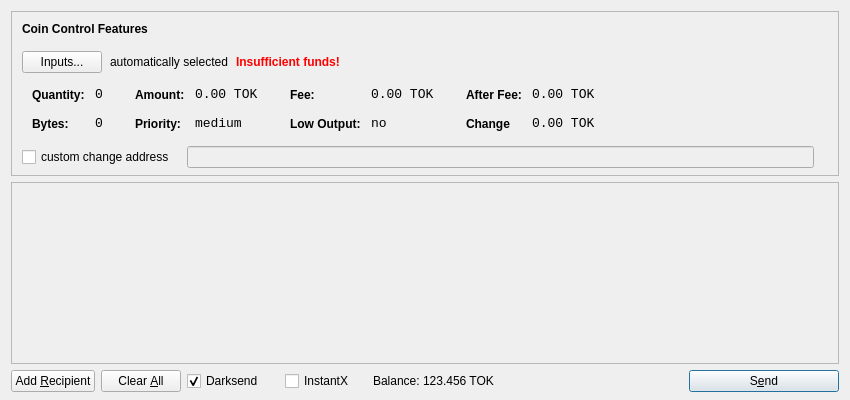
<?xml version="1.0" encoding="UTF-8"?>
<ui version="4.0">
 <class>SendCoinsDialog</class>
 <widget class="QDialog" name="SendCoinsDialog">
  <property name="geometry">
   <rect>
    <x>0</x>
    <y>0</y>
    <width>850</width>
    <height>400</height>
   </rect>
  </property>
  <property name="windowTitle">
   <string>Send Coins</string>
  </property>
  <layout class="QVBoxLayout" name="verticalLayout" stretch="0,1,0">
   <property name="bottomMargin">
    <number>8</number>
   </property>
   <item>
    <widget class="QFrame" name="frameCoinControl">
     <property name="sizePolicy">
      <sizepolicy hsizetype="Expanding" vsizetype="Expanding">
       <horstretch>0</horstretch>
       <verstretch>0</verstretch>
      </sizepolicy>
     </property>
     <property name="maximumSize">
      <size>
       <width>16777215</width>
       <height>16777215</height>
      </size>
     </property>
     <property name="frameShape">
      <enum>QFrame::StyledPanel</enum>
     </property>
     <property name="frameShadow">
      <enum>QFrame::Sunken</enum>
     </property>
     <layout class="QVBoxLayout" name="verticalLayoutCoinControl2">
      <property name="spacing">
       <number>-1</number>
      </property>
      <property name="leftMargin">
       <number>0</number>
      </property>
      <property name="topMargin">
       <number>0</number>
      </property>
      <property name="rightMargin">
       <number>0</number>
      </property>
      <property name="bottomMargin">
       <number>6</number>
      </property>
      <item>
       <layout class="QVBoxLayout" name="verticalLayoutCoinControl" stretch="0,0,0,0,1">
        <property name="spacing">
         <number>0</number>
        </property>
        <property name="leftMargin">
         <number>10</number>
        </property>
        <property name="topMargin">
         <number>10</number>
        </property>
        <item>
         <layout class="QHBoxLayout" name="horizontalLayoutCoinControl1">
          <property name="bottomMargin">
           <number>15</number>
          </property>
          <item>
           <widget class="QLabel" name="labelCoinControlFeatures">
            <property name="sizePolicy">
             <sizepolicy hsizetype="Preferred" vsizetype="Maximum">
              <horstretch>0</horstretch>
              <verstretch>0</verstretch>
             </sizepolicy>
            </property>
            <property name="font">
             <font>
              <weight>75</weight>
              <bold>true</bold>
             </font>
            </property>
            <property name="styleSheet">
             <string notr="true">font-weight:bold;</string>
            </property>
            <property name="text">
             <string>Coin Control Features</string>
            </property>
           </widget>
          </item>
         </layout>
        </item>
        <item>
         <layout class="QHBoxLayout" name="horizontalLayoutCoinControl2" stretch="0,0,0,0">
          <property name="spacing">
           <number>8</number>
          </property>
          <property name="bottomMargin">
           <number>10</number>
          </property>
          <item>
           <widget class="QPushButton" name="pushButtonCoinControl">
            <property name="styleSheet">
             <string notr="true"/>
            </property>
            <property name="text">
             <string>Inputs...</string>
            </property>
           </widget>
          </item>
          <item>
           <widget class="QLabel" name="labelCoinControlAutomaticallySelected">
            <property name="text">
             <string>automatically selected</string>
            </property>
            <property name="margin">
             <number>5</number>
            </property>
           </widget>
          </item>
          <item>
           <widget class="QLabel" name="labelCoinControlInsuffFunds">
            <property name="font">
             <font>
              <weight>75</weight>
              <bold>true</bold>
             </font>
            </property>
            <property name="styleSheet">
             <string notr="true">color:red;font-weight:bold;</string>
            </property>
            <property name="text">
             <string>Insufficient funds!</string>
            </property>
            <property name="margin">
             <number>5</number>
            </property>
           </widget>
          </item>
          <item>
           <spacer name="horizontalSpacerCoinControl">
            <property name="orientation">
             <enum>Qt::Horizontal</enum>
            </property>
            <property name="sizeHint" stdset="0">
             <size>
              <width>40</width>
              <height>1</height>
             </size>
            </property>
           </spacer>
          </item>
         </layout>
        </item>
        <item>
         <widget class="QWidget" name="widgetCoinControl" native="true">
          <property name="sizePolicy">
           <sizepolicy hsizetype="Preferred" vsizetype="Preferred">
            <horstretch>0</horstretch>
            <verstretch>0</verstretch>
           </sizepolicy>
          </property>
          <property name="minimumSize">
           <size>
            <width>0</width>
            <height>0</height>
           </size>
          </property>
          <property name="styleSheet">
           <string notr="true"/>
          </property>
          <layout class="QHBoxLayout" name="horizontalLayoutCoinControl5">
           <property name="margin">
            <number>0</number>
           </property>
           <item>
            <layout class="QHBoxLayout" name="horizontalLayoutCoinControl3" stretch="0,0,0,1">
             <property name="spacing">
              <number>20</number>
             </property>
             <property name="topMargin">
              <number>0</number>
             </property>
             <property name="bottomMargin">
              <number>10</number>
             </property>
             <item>
              <layout class="QFormLayout" name="formLayoutCoinControl1">
               <property name="horizontalSpacing">
                <number>10</number>
               </property>
               <property name="verticalSpacing">
                <number>14</number>
               </property>
               <property name="leftMargin">
                <number>10</number>
               </property>
               <property name="topMargin">
                <number>4</number>
               </property>
               <property name="rightMargin">
                <number>6</number>
               </property>
               <item row="0" column="0">
                <widget class="QLabel" name="labelCoinControlQuantityText">
                 <property name="styleSheet">
                  <string notr="true">font-weight:bold;</string>
                 </property>
                 <property name="text">
                  <string>Quantity:</string>
                 </property>
                 <property name="margin">
                  <number>0</number>
                 </property>
                </widget>
               </item>
               <item row="0" column="1">
                <widget class="QLabel" name="labelCoinControlQuantity">
                 <property name="font">
                  <font>
                   <family>Monospace</family>
                   <pointsize>10</pointsize>
                  </font>
                 </property>
                 <property name="cursor">
                  <cursorShape>IBeamCursor</cursorShape>
                 </property>
                 <property name="contextMenuPolicy">
                  <enum>Qt::ActionsContextMenu</enum>
                 </property>
                 <property name="text">
                  <string>0</string>
                 </property>
                 <property name="margin">
                  <number>0</number>
                 </property>
                 <property name="textInteractionFlags">
                  <set>Qt::LinksAccessibleByMouse|Qt::TextSelectableByKeyboard|Qt::TextSelectableByMouse</set>
                 </property>
                </widget>
               </item>
               <item row="1" column="0">
                <widget class="QLabel" name="labelCoinControlBytesText">
                 <property name="styleSheet">
                  <string notr="true">font-weight:bold;</string>
                 </property>
                 <property name="text">
                  <string>Bytes:</string>
                 </property>
                </widget>
               </item>
               <item row="1" column="1">
                <widget class="QLabel" name="labelCoinControlBytes">
                 <property name="font">
                  <font>
                   <family>Monospace</family>
                   <pointsize>10</pointsize>
                  </font>
                 </property>
                 <property name="cursor">
                  <cursorShape>IBeamCursor</cursorShape>
                 </property>
                 <property name="contextMenuPolicy">
                  <enum>Qt::ActionsContextMenu</enum>
                 </property>
                 <property name="text">
                  <string>0</string>
                 </property>
                 <property name="textInteractionFlags">
                  <set>Qt::LinksAccessibleByMouse|Qt::TextSelectableByKeyboard|Qt::TextSelectableByMouse</set>
                 </property>
                </widget>
               </item>
              </layout>
             </item>
             <item>
              <layout class="QFormLayout" name="formLayoutCoinControl2">
               <property name="horizontalSpacing">
                <number>10</number>
               </property>
               <property name="verticalSpacing">
                <number>14</number>
               </property>
               <property name="leftMargin">
                <number>6</number>
               </property>
               <property name="topMargin">
                <number>4</number>
               </property>
               <property name="rightMargin">
                <number>6</number>
               </property>
               <item row="0" column="0">
                <widget class="QLabel" name="labelCoinControlAmountText">
                 <property name="styleSheet">
                  <string notr="true">font-weight:bold;</string>
                 </property>
                 <property name="text">
                  <string>Amount:</string>
                 </property>
                 <property name="margin">
                  <number>0</number>
                 </property>
                </widget>
               </item>
               <item row="0" column="1">
                <widget class="QLabel" name="labelCoinControlAmount">
                 <property name="font">
                  <font>
                   <family>Monospace</family>
                   <pointsize>10</pointsize>
                  </font>
                 </property>
                 <property name="cursor">
                  <cursorShape>IBeamCursor</cursorShape>
                 </property>
                 <property name="contextMenuPolicy">
                  <enum>Qt::ActionsContextMenu</enum>
                 </property>
                 <property name="text">
                  <string>0.00 TOK</string>
                 </property>
                 <property name="textInteractionFlags">
                  <set>Qt::LinksAccessibleByMouse|Qt::TextSelectableByKeyboard|Qt::TextSelectableByMouse</set>
                 </property>
                </widget>
               </item>
               <item row="1" column="0">
                <widget class="QLabel" name="labelCoinControlPriorityText">
                 <property name="styleSheet">
                  <string notr="true">font-weight:bold;</string>
                 </property>
                 <property name="text">
                  <string>Priority:</string>
                 </property>
                </widget>
               </item>
               <item row="1" column="1">
                <widget class="QLabel" name="labelCoinControlPriority">
                 <property name="font">
                  <font>
                   <family>Monospace</family>
                   <pointsize>10</pointsize>
                  </font>
                 </property>
                 <property name="cursor">
                  <cursorShape>IBeamCursor</cursorShape>
                 </property>
                 <property name="contextMenuPolicy">
                  <enum>Qt::ActionsContextMenu</enum>
                 </property>
                 <property name="text">
                  <string>medium</string>
                 </property>
                 <property name="textInteractionFlags">
                  <set>Qt::LinksAccessibleByMouse|Qt::TextSelectableByKeyboard|Qt::TextSelectableByMouse</set>
                 </property>
                </widget>
               </item>
              </layout>
             </item>
             <item>
              <layout class="QFormLayout" name="formLayoutCoinControl3">
               <property name="horizontalSpacing">
                <number>10</number>
               </property>
               <property name="verticalSpacing">
                <number>14</number>
               </property>
               <property name="leftMargin">
                <number>6</number>
               </property>
               <property name="topMargin">
                <number>4</number>
               </property>
               <property name="rightMargin">
                <number>6</number>
               </property>
               <item row="0" column="0">
                <widget class="QLabel" name="labelCoinControlFeeText">
                 <property name="styleSheet">
                  <string notr="true">font-weight:bold;</string>
                 </property>
                 <property name="text">
                  <string>Fee:</string>
                 </property>
                 <property name="margin">
                  <number>0</number>
                 </property>
                </widget>
               </item>
               <item row="0" column="1">
                <widget class="QLabel" name="labelCoinControlFee">
                 <property name="font">
                  <font>
                   <family>Monospace</family>
                   <pointsize>10</pointsize>
                  </font>
                 </property>
                 <property name="cursor">
                  <cursorShape>IBeamCursor</cursorShape>
                 </property>
                 <property name="contextMenuPolicy">
                  <enum>Qt::ActionsContextMenu</enum>
                 </property>
                 <property name="text">
                  <string>0.00 TOK</string>
                 </property>
                 <property name="textInteractionFlags">
                  <set>Qt::LinksAccessibleByMouse|Qt::TextSelectableByKeyboard|Qt::TextSelectableByMouse</set>
                 </property>
                </widget>
               </item>
               <item row="1" column="0">
                <widget class="QLabel" name="labelCoinControlLowOutputText">
                 <property name="styleSheet">
                  <string notr="true">font-weight:bold;</string>
                 </property>
                 <property name="text">
                  <string>Low Output:</string>
                 </property>
                </widget>
               </item>
               <item row="1" column="1">
                <widget class="QLabel" name="labelCoinControlLowOutput">
                 <property name="font">
                  <font>
                   <family>Monospace</family>
                   <pointsize>10</pointsize>
                  </font>
                 </property>
                 <property name="cursor">
                  <cursorShape>IBeamCursor</cursorShape>
                 </property>
                 <property name="contextMenuPolicy">
                  <enum>Qt::ActionsContextMenu</enum>
                 </property>
                 <property name="text">
                  <string>no</string>
                 </property>
                 <property name="textInteractionFlags">
                  <set>Qt::LinksAccessibleByMouse|Qt::TextSelectableByKeyboard|Qt::TextSelectableByMouse</set>
                 </property>
                </widget>
               </item>
              </layout>
             </item>
             <item>
              <layout class="QFormLayout" name="formLayoutCoinControl4">
               <property name="horizontalSpacing">
                <number>10</number>
               </property>
               <property name="verticalSpacing">
                <number>14</number>
               </property>
               <property name="leftMargin">
                <number>6</number>
               </property>
               <property name="topMargin">
                <number>4</number>
               </property>
               <property name="rightMargin">
                <number>6</number>
               </property>
               <item row="0" column="0">
                <widget class="QLabel" name="labelCoinControlAfterFeeText">
                 <property name="styleSheet">
                  <string notr="true">font-weight:bold;</string>
                 </property>
                 <property name="text">
                  <string>After Fee:</string>
                 </property>
                 <property name="margin">
                  <number>0</number>
                 </property>
                </widget>
               </item>
               <item row="0" column="1">
                <widget class="QLabel" name="labelCoinControlAfterFee">
                 <property name="font">
                  <font>
                   <family>Monospace</family>
                   <pointsize>10</pointsize>
                  </font>
                 </property>
                 <property name="cursor">
                  <cursorShape>IBeamCursor</cursorShape>
                 </property>
                 <property name="contextMenuPolicy">
                  <enum>Qt::ActionsContextMenu</enum>
                 </property>
                 <property name="text">
                  <string>0.00 TOK</string>
                 </property>
                 <property name="textInteractionFlags">
                  <set>Qt::LinksAccessibleByMouse|Qt::TextSelectableByKeyboard|Qt::TextSelectableByMouse</set>
                 </property>
                </widget>
               </item>
               <item row="1" column="0">
                <widget class="QLabel" name="labelCoinControlChangeText">
                 <property name="styleSheet">
                  <string notr="true">font-weight:bold;</string>
                 </property>
                 <property name="text">
                  <string>Change</string>
                 </property>
                </widget>
               </item>
               <item row="1" column="1">
                <widget class="QLabel" name="labelCoinControlChange">
                 <property name="font">
                  <font>
                   <family>Monospace</family>
                   <pointsize>10</pointsize>
                  </font>
                 </property>
                 <property name="cursor">
                  <cursorShape>IBeamCursor</cursorShape>
                 </property>
                 <property name="contextMenuPolicy">
                  <enum>Qt::ActionsContextMenu</enum>
                 </property>
                 <property name="text">
                  <string>0.00 TOK</string>
                 </property>
                 <property name="textInteractionFlags">
                  <set>Qt::LinksAccessibleByMouse|Qt::TextSelectableByKeyboard|Qt::TextSelectableByMouse</set>
                 </property>
                </widget>
               </item>
              </layout>
             </item>
            </layout>
           </item>
          </layout>
         </widget>
        </item>
        <item>
         <layout class="QHBoxLayout" name="horizontalLayoutCoinControl4" stretch="0,0,0">
          <property name="spacing">
           <number>12</number>
          </property>
          <property name="sizeConstraint">
           <enum>QLayout::SetDefaultConstraint</enum>
          </property>
          <property name="topMargin">
           <number>5</number>
          </property>
          <property name="rightMargin">
           <number>5</number>
          </property>
          <item>
           <widget class="QCheckBox" name="checkBoxCoinControlChange">
            <property name="text">
             <string>custom change address</string>
            </property>
           </widget>
          </item>
          <item>
           <widget class="QLineEdit" name="lineEditCoinControlChange">
            <property name="enabled">
             <bool>false</bool>
            </property>
            <property name="sizePolicy">
             <sizepolicy hsizetype="Expanding" vsizetype="Fixed">
              <horstretch>0</horstretch>
              <verstretch>0</verstretch>
             </sizepolicy>
            </property>
           </widget>
          </item>
          <item>
           <widget class="QLabel" name="labelCoinControlChangeLabel">
            <property name="sizePolicy">
             <sizepolicy hsizetype="Preferred" vsizetype="Expanding">
              <horstretch>0</horstretch>
              <verstretch>0</verstretch>
             </sizepolicy>
            </property>
            <property name="minimumSize">
             <size>
              <width>0</width>
              <height>0</height>
             </size>
            </property>
            <property name="text">
             <string/>
            </property>
            <property name="margin">
             <number>3</number>
            </property>
           </widget>
          </item>
         </layout>
        </item>
        <item>
         <spacer name="verticalSpacerCoinControl">
          <property name="orientation">
           <enum>Qt::Vertical</enum>
          </property>
          <property name="sizeHint" stdset="0">
           <size>
            <width>800</width>
            <height>1</height>
           </size>
          </property>
         </spacer>
        </item>
       </layout>
      </item>
     </layout>
    </widget>
   </item>
   <item>
    <widget class="QScrollArea" name="scrollArea">
     <property name="widgetResizable">
      <bool>true</bool>
     </property>
     <widget class="QWidget" name="scrollAreaWidgetContents">
      <property name="geometry">
       <rect>
        <x>0</x>
        <y>0</y>
        <width>830</width>
        <height>165</height>
       </rect>
      </property>
      <layout class="QVBoxLayout" name="verticalLayout_2">
       <property name="margin">
        <number>0</number>
       </property>
       <item>
        <layout class="QVBoxLayout" name="entries">
         <property name="spacing">
          <number>6</number>
         </property>
        </layout>
       </item>
       <item>
        <spacer name="verticalSpacer">
         <property name="orientation">
          <enum>Qt::Vertical</enum>
         </property>
         <property name="sizeHint" stdset="0">
          <size>
           <width>20</width>
           <height>40</height>
          </size>
         </property>
        </spacer>
       </item>
      </layout>
     </widget>
    </widget>
   </item>
   <item>
    <layout class="QHBoxLayout" name="horizontalLayout">
     <item>
      <widget class="QPushButton" name="addButton">
       <property name="toolTip">
        <string>Send to multiple recipients at once</string>
       </property>
       <property name="text">
        <string>Add &amp;Recipient</string>
       </property>
       <property name="autoDefault">
        <bool>false</bool>
       </property>
      </widget>
     </item>
     <item>
      <widget class="QPushButton" name="clearButton">
       <property name="sizePolicy">
        <sizepolicy hsizetype="Minimum" vsizetype="Fixed">
         <horstretch>0</horstretch>
         <verstretch>0</verstretch>
        </sizepolicy>
       </property>
       <property name="toolTip">
        <string>Remove all transaction fields</string>
       </property>
       <property name="text">
        <string>Clear &amp;All</string>
       </property>
       <property name="autoRepeatDelay">
        <number>300</number>
       </property>
       <property name="autoDefault">
        <bool>false</bool>
       </property>
      </widget>
     </item>
     <item>
      <layout class="QHBoxLayout" name="horizontalLayout_2">
       <property name="spacing">
        <number>3</number>
       </property>
        <item>
        <widget class="QCheckBox" name="checkUseDarksend">
         <property name="minimumSize">
          <size>
           <width>95</width>
           <height>0</height>
          </size>
         </property>
         <property name="text">
          <string>Darksend</string>
         </property>
         <property name="checked">
          <bool>true</bool>
         </property>
        </widget>
       </item>
       <item>
        <widget class="QCheckBox" name="checkInstantX">
         <property name="enabled">
          <bool>true</bool>
         </property>
         <property name="minimumSize">
          <size>
           <width>85</width>
           <height>0</height>
          </size>
         </property>
         <property name="text">
          <string>InstantX</string>
         </property>
        </widget>
       </item>
       <item>
        <widget class="QLabel" name="label">
         <property name="sizePolicy">
          <sizepolicy hsizetype="Preferred" vsizetype="Fixed">
           <horstretch>0</horstretch>
           <verstretch>0</verstretch>
          </sizepolicy>
         </property>
         <property name="text">
          <string>Balance:</string>
         </property>
        </widget>
       </item>
       <item>
        <widget class="QLabel" name="labelBalance">
         <property name="sizePolicy">
          <sizepolicy hsizetype="Preferred" vsizetype="Fixed">
           <horstretch>0</horstretch>
           <verstretch>0</verstretch>
          </sizepolicy>
         </property>
         <property name="cursor">
          <cursorShape>IBeamCursor</cursorShape>
         </property>
         <property name="text">
          <string>123.456 TOK</string>
         </property>
         <property name="textInteractionFlags">
          <set>Qt::LinksAccessibleByMouse|Qt::TextSelectableByKeyboard|Qt::TextSelectableByMouse</set>
         </property>
        </widget>
       </item>
      </layout>
     </item>
     <item>
      <spacer name="horizontalSpacer">
       <property name="orientation">
        <enum>Qt::Horizontal</enum>
       </property>
       <property name="sizeHint" stdset="0">
        <size>
         <width>40</width>
         <height>20</height>
        </size>
       </property>
      </spacer>
     </item>
     <item>
      <widget class="QPushButton" name="sendButton">
       <property name="minimumSize">
        <size>
         <width>150</width>
         <height>0</height>
        </size>
       </property>
       <property name="toolTip">
        <string>Confirm the send action</string>
       </property>
       <property name="text">
        <string>S&amp;end</string>
       </property>
       <property name="icon">
        <iconset resource="../bitcoin.qrc">
         <normaloff>:/icons/send</normaloff>:/icons/send</iconset>
       </property>
       <property name="default">
        <bool>true</bool>
       </property>
      </widget>
     </item>
    </layout>
   </item>
  </layout>
 </widget>
 <resources>
  <include location="../bitcoin.qrc"/>
 </resources>
 <connections/>
</ui>
